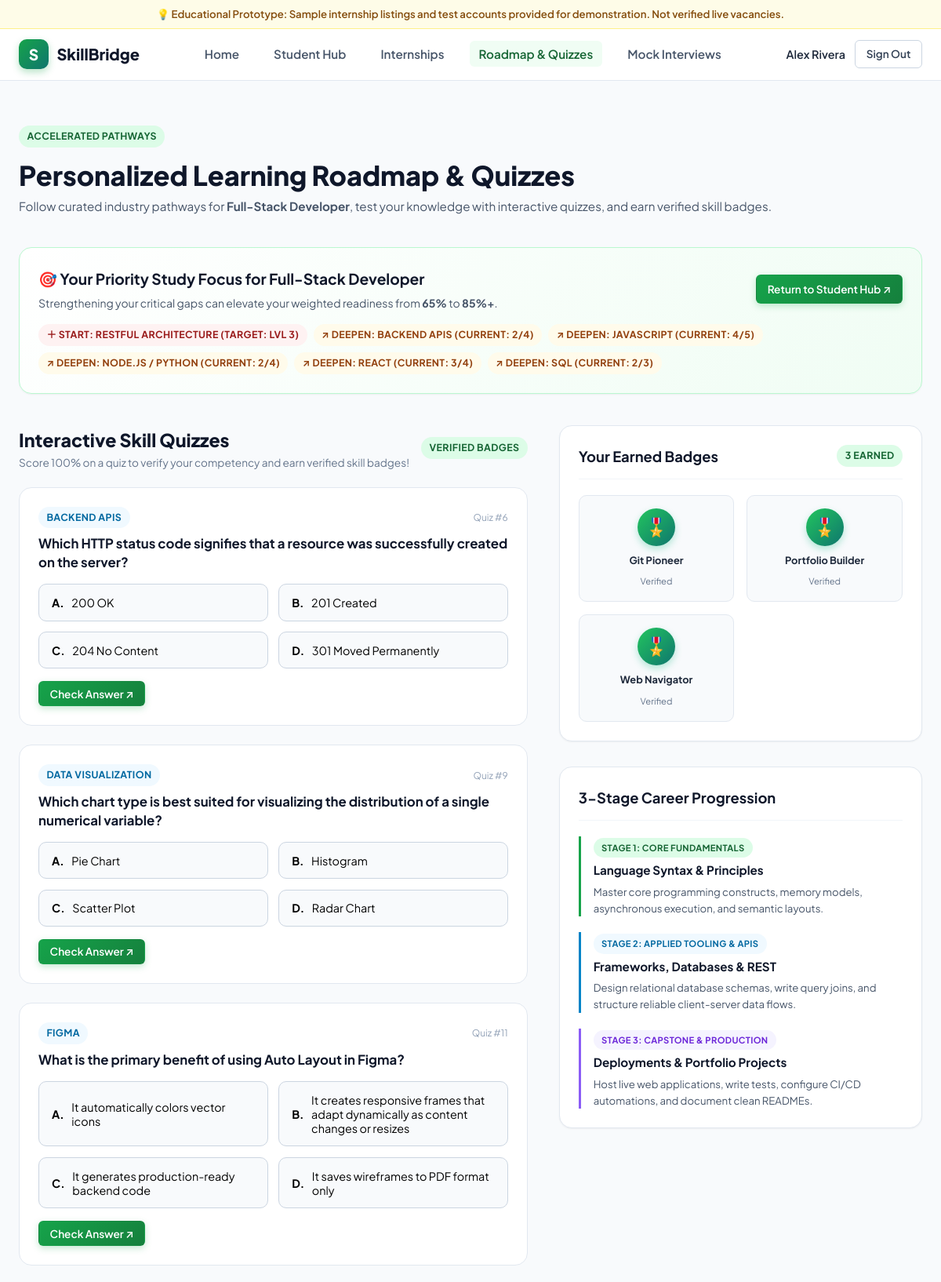
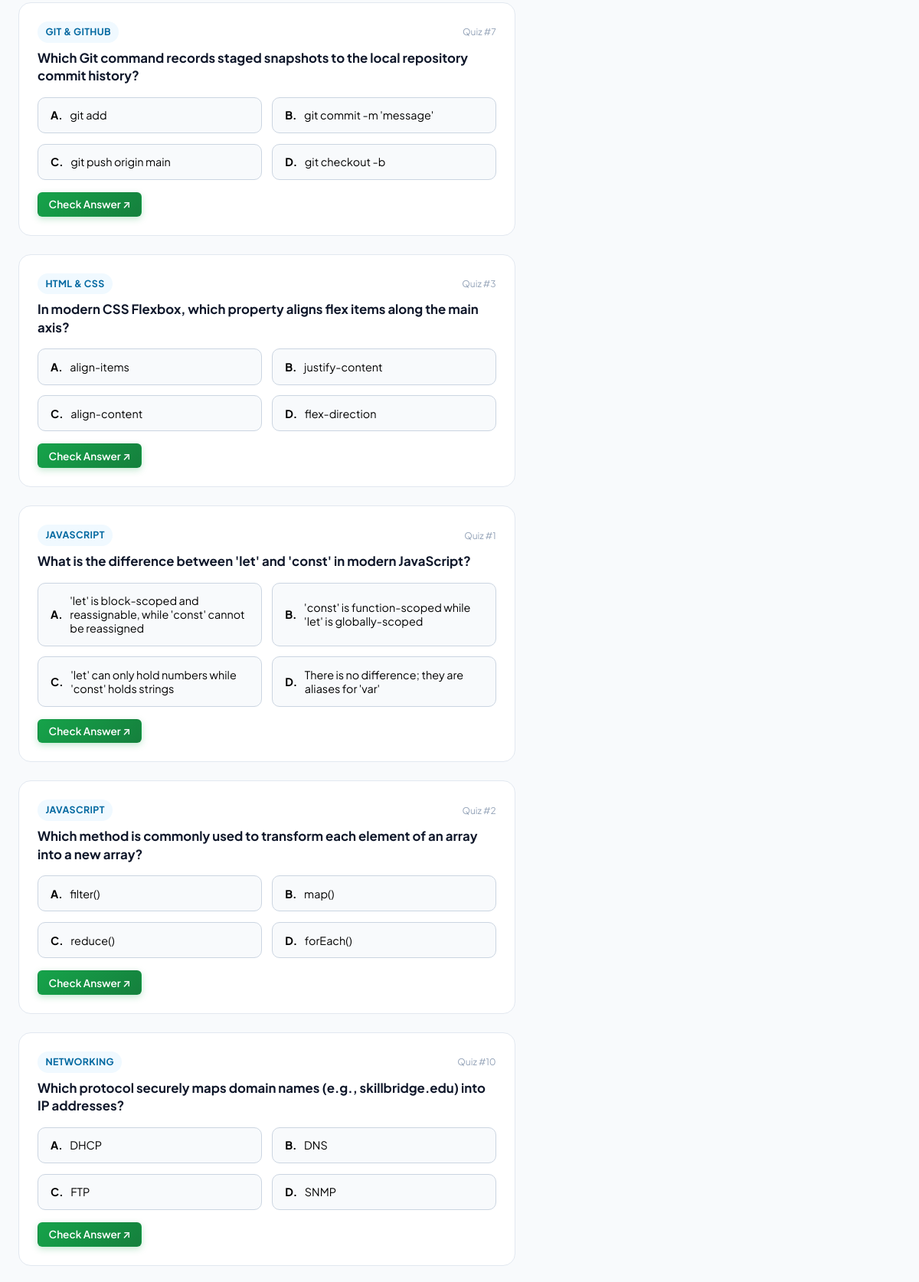
The page /learning (signed in, upper part) on the database its author committed (2 pictures, top to bottom).
### tables this page shows
CREATE TABLE users (
        id INTEGER PRIMARY KEY AUTOINCREMENT,
        name TEXT NOT NULL,
        email TEXT UNIQUE NOT NULL,
        password_hash TEXT NOT NULL,
        role TEXT DEFAULT 'student',
        headline TEXT,
        education TEXT,
        institution TEXT,
        graduation_year TEXT,
        target_role TEXT DEFAULT 'Full-Stack Developer',
        bio TEXT,
        github_url TEXT,
        linkedin_url TEXT,
        created_at TIMESTAMP DEFAULT CURRENT_TIMESTAMP
    );

CREATE TABLE job_roles (
        id INTEGER PRIMARY KEY AUTOINCREMENT,
        title TEXT UNIQUE NOT NULL,
        category TEXT NOT NULL,
        description TEXT NOT NULL,
        demand_level TEXT DEFAULT 'High',
        avg_stipend TEXT DEFAULT '₹15,000 - ₹35,000 / mo',
        icon TEXT DEFAULT 'code'
    );

CREATE TABLE role_skills (
        id INTEGER PRIMARY KEY AUTOINCREMENT,
        role_id INTEGER NOT NULL,
        skill_name TEXT NOT NULL,
        required_level INTEGER NOT NULL DEFAULT 3,
        weight INTEGER NOT NULL DEFAULT 3,
        category TEXT DEFAULT 'Technical',
        FOREIGN KEY (role_id) REFERENCES job_roles(id) ON DELETE CASCADE,
        UNIQUE(role_id, skill_name)
    );

CREATE TABLE skill_quizzes (
        id INTEGER PRIMARY KEY AUTOINCREMENT,
        skill_name TEXT NOT NULL,
        question TEXT NOT NULL,
        option_a TEXT NOT NULL,
        option_b TEXT NOT NULL,
        option_c TEXT NOT NULL,
        option_d TEXT NOT NULL,
        correct_option TEXT NOT NULL,
        explanation TEXT
    );

CREATE TABLE user_badges (
        id INTEGER PRIMARY KEY AUTOINCREMENT,
        user_id INTEGER NOT NULL,
        badge_name TEXT NOT NULL,
        badge_icon TEXT NOT NULL,
        description TEXT NOT NULL,
        earned_at TIMESTAMP DEFAULT CURRENT_TIMESTAMP,
        FOREIGN KEY (user_id) REFERENCES users(id) ON DELETE CASCADE,
        UNIQUE(user_id, badge_name)
    );

### app.py (the view)
@app.route('/learning')
@login_required
def learning():
    user = query_db("SELECT * FROM users WHERE id = ?", [session['user_id']], one=True)
    target_role_title = user['target_role'] or 'Full-Stack Developer'
    target_role = query_db("SELECT * FROM job_roles WHERE title = ?", [target_role_title], one=True)
    user_skills_raw = query_db("SELECT * FROM user_skills WHERE user_id = ?", [session['user_id']])
    user_skills_dict = {row['skill_name']: row['proficiency_level'] for row in user_skills_raw}
    analysis = calculate_readiness(user_skills_dict, target_role['id'] if target_role else 1)
    all_resources = query_db("SELECT * FROM learning_resources ORDER BY skill_name ASC, difficulty ASC")
    quizzes = query_db("SELECT id, skill_name, question, option_a, option_b, option_c, option_d FROM skill_quizzes ORDER BY skill_name ASC")
    badges = query_db("SELECT * FROM user_badges WHERE user_id = ? ORDER BY earned_at DESC", [session['user_id']])
    milestones = query_db("SELECT * FROM skill_milestones WHERE user_id = ? ORDER BY completed ASC", [session['user_id']])
    return render_template(
        'learning.html',
        user=user,
        target_role=target_role,
        analysis=analysis,
        resources=all_resources,
        quizzes=quizzes,
        badges=badges,
        milestones=milestones
    )

### app.py (called while the page is built)
@app.teardown_appcontext
def close_connection(exception):
    db = getattr(g, '_database', None)
    if db is not None:
        db.close()

@app.context_processor
def inject_user_and_roles():
    current_user = None
    if 'user_id' in session:
        current_user = query_db(
            "SELECT id, name, email, role, target_role, headline FROM users WHERE id = ?",
            [session['user_id']], one=True
        )
    roles = query_db("SELECT id, title, category, icon FROM job_roles ORDER BY title ASC")
    return {
        'current_user': current_user,
        'all_roles': roles
    }

def login_required(f):
    @wraps(f)
    def decorated_function(*args, **kwargs):
        if 'user_id' not in session:
            flash("Please sign in to access this page.", "warning")
            return redirect(url_for('login', next=request.url))
        return f(*args, **kwargs)
    return decorated_function

### database.py (called while the page is built)
def get_db():
    db = getattr(g, '_database', None)
    if db is None:
        db = g._database = sqlite3.connect(DATABASE)
        db.row_factory = sqlite3.Row
        db.execute("PRAGMA foreign_keys = ON")
    return db

def query_db(query, args=(), one=False):
    cur = get_db().execute(query, args)
    rv = cur.fetchall()
    cur.close()
    return (rv[0] if rv else None) if one else rv

### templates/learning.html (shortened to what this page needs)
{% extends "base.html" %}
{% block content %}
<div class="container" style="padding-top: 2.5rem; padding-bottom: 4rem;">
  <div style="margin-bottom: 2.5rem;">
    <span class="badge badge-green" style="margin-bottom: 0.5rem;">Accelerated Pathways</span>
    <h1 style="font-size: 2.15rem; font-weight: 800; color: var(--slate-900);">
      Personalized Learning Roadmap & Quizzes
    </h1>
    <p style="color: var(--slate-600); font-size: 0.95rem;">
      Follow curated industry pathways for <b>{{ target_role.title }}</b>, test your knowledge with interactive quizzes, and earn verified skill badges.
    </p>
  </div>
  <div class="card" style="margin-bottom: 2.5rem; border-color: var(--primary-200); background: linear-gradient(135deg, white, var(--primary-50));">
    <div style="display: flex; justify-content: space-between; align-items: center; flex-wrap: wrap; gap: 1rem;">
      <div>
        <h3 style="font-size: 1.2rem; color: var(--slate-900); font-weight: 700; margin-bottom: 0.25rem;">
          🎯 Your Priority Study Focus for {{ target_role.title }}
        </h3>
        <p style="font-size: 0.875rem; color: var(--slate-600);">
          Strengthening your critical gaps can elevate your weighted readiness from <b>{{ analysis.readiness }}%</b> to <b>85%+</b>.
        </p>
      </div>
      <a href="{{ url_for('dashboard') }}" class="btn btn-primary btn-sm">
        Return to Student Hub ↗
      </a>
    </div>
    <div style="display: flex; gap: 0.5rem; flex-wrap: wrap; margin-top: 1rem;">
      {% for item in analysis.missing %}
        <span class="badge badge-red" style="font-size: 0.775rem;">＋ Start: {{ item.name }} (Target: Lvl {{ item.required }})</span>
      {% endfor %}
      {% for item in analysis.improve %}
        <span class="badge badge-amber" style="font-size: 0.775rem;">↗ Deepen: {{ item.name }} (Current: {{ item.current }}/{{ item.required }})</span>
      {% endfor %}
    </div>
  </div>
  <div style="display: grid; grid-template-columns: 1.4fr 1fr; gap: 2.5rem; align-items: flex-start;">
    <div>
      <div style="margin-bottom: 3rem;">
        <div style="display: flex; justify-content: space-between; align-items: center; margin-bottom: 1.25rem;">
          <div>
            <h2 style="font-size: 1.45rem; font-weight: 800; color: var(--slate-900);">
              Interactive Skill Quizzes
            </h2>
            <p style="font-size: 0.85rem; color: var(--slate-500);">
              Score 100% on a quiz to verify your competency and earn verified skill badges!
            </p>
          </div>
          <span class="badge badge-green">Verified Badges</span>
        </div>
        {% if quizzes %}
          {% for q in quizzes %}
            <div class="quiz-card" id="quizCard-{{ q.id }}">
              <div style="display: flex; justify-content: space-between; align-items: center; margin-bottom: 0.5rem;">
                <span class="badge badge-blue">{{ q.skill_name }}</span>
                <small style="color: var(--slate-400); font-size: 0.75rem;">Quiz #{{ q.id }}</small>
              </div>
              <h3 style="font-size: 1.05rem; font-weight: 700; color: var(--slate-900); margin-bottom: 1rem; line-height: 1.4;">
                {{ q.question }}
              </h3>
              <div class="quiz-options">
                <button type="button" class="quiz-option-btn" data-quiz="{{ q.id }}" data-option="A">
                  <b>A.</b> <span>{{ q.option_a }}</span>
                </button>
                <button type="button" class="quiz-option-btn" data-quiz="{{ q.id }}" data-option="B">
                  <b>B.</b> <span>{{ q.option_b }}</span>
                </button>
                <button type="button" class="quiz-option-btn" data-quiz="{{ q.id }}" data-option="C">
                  <b>C.</b> <span>{{ q.option_c }}</span>
                </button>
                <button type="button" class="quiz-option-btn" data-quiz="{{ q.id }}" data-option="D">
                  <b>D.</b> <span>{{ q.option_d }}</span>
                </button>
              </div>
              <div style="display: flex; justify-content: space-between; align-items: center; margin-top: 1rem;">
                <button type="button" class="btn btn-primary btn-sm submit-quiz-btn" data-quiz="{{ q.id }}">
                  Check Answer ↗
                </button>
              </div>
            </div>
          {% endfor %}
        {% endif %}
      </div>
    </div>
    <div style="display: flex; flex-direction: column; gap: 2rem;">
      <div class="card">
        <div class="card-header">
          <h2 class="card-title">Your Earned Badges</h2>
          <span class="badge badge-green">{{ badges|length }} Earned</span>
        </div>
        {% if badges %}
          <div class="badges-gallery">
            {% for b in badges %}
              <div class="badge-item" title="{{ b.description }}">
                <div class="badge-icon-circle">🎖️</div>
                <div class="badge-name">{{ b.badge_name }}</div>
                <small style="font-size: 0.7rem; color: var(--slate-500);">Verified</small>
              </div>
            {% endfor %}
          </div>
        {% else %}
          <div style="text-align: center; padding: 2rem; color: var(--slate-500);">
            <div style="font-size: 2rem; margin-bottom: 0.5rem;">🏅</div>
            <p style="font-size: 0.85rem;">Answer the quizzes on the left correctly to earn your first badges!</p>
          </div>
        {% endif %}
      </div>
      <div class="card">
        <div class="card-header">
          <h2 class="card-title">3-Stage Career Progression</h2>
        </div>
        <div style="display: flex; flex-direction: column; gap: 1.25rem;">
          <div style="border-left: 3px solid var(--primary-600); padding-left: 1rem;">
            <span class="badge badge-green" style="font-size: 0.7rem;">Stage 1: Core Fundamentals</span>
            <h4 style="font-size: 0.95rem; font-weight: 700; color: var(--slate-900); margin: 0.25rem 0;">Language Syntax & Principles</h4>
            <p style="font-size: 0.825rem; color: var(--slate-600);">Master core programming constructs, memory models, asynchronous execution, and semantic layouts.</p>
          </div>
          <div style="border-left: 3px solid #0284c7; padding-left: 1rem;">
            <span class="badge badge-blue" style="font-size: 0.7rem;">Stage 2: Applied Tooling & APIs</span>
            <h4 style="font-size: 0.95rem; font-weight: 700; color: var(--slate-900); margin: 0.25rem 0;">Frameworks, Databases & REST</h4>
            <p style="font-size: 0.825rem; color: var(--slate-600);">Design relational database schemas, write query joins, and structure reliable client-server data flows.</p>
          </div>
          <div style="border-left: 3px solid #8b5cf6; padding-left: 1rem;">
            <span class="badge badge-purple" style="font-size: 0.7rem;">Stage 3: Capstone & Production</span>
            <h4 style="font-size: 0.95rem; font-weight: 700; color: var(--slate-900); margin: 0.25rem 0;">Deployments & Portfolio Projects</h4>
            <p style="font-size: 0.825rem; color: var(--slate-600);">Host live web applications, write tests, configure CI/CD automations, and document clean READMEs.</p>
          </div>
        </div>
      </div>
    </div>
  </div>
</div>
{% endblock %}

### templates/base.html (shortened to what this page needs)
<!DOCTYPE html>
<html lang="en">
<head>
  <link rel="stylesheet" href="{{ url_for('static', filename='css/style.css') }}">
  <link rel="stylesheet" href="{{ url_for('static', filename='css/dashboard.css') }}">
</head>
<body>
  <div class="demo-banner">
    <span>💡 Educational Prototype: Sample internship listings and test accounts provided for demonstration. Not verified live vacancies.</span>
  </div>
  <header class="topbar">
    <a class="brand" href="{{ url_for('index') }}">
      <span class="brand-mark">S</span>
      <span>SkillBridge</span>
    </a>
    <nav>
      <ul class="nav-links" id="navLinks">
        <li><a href="{{ url_for('index') }}" class="{% if request.endpoint == 'index' %}active{% endif %}">Home</a></li>
        {% if current_user %}
          <li><a href="{{ url_for('dashboard') }}" class="{% if request.endpoint == 'dashboard' %}active{% endif %}">Student Hub</a></li>
          <li><a href="{{ url_for('internships_page') }}" class="{% if request.endpoint == 'internships_page' %}active{% endif %}">Internships</a></li>
          <li><a href="{{ url_for('learning') }}" class="{% if request.endpoint == 'learning' %}active{% endif %}">Roadmap & Quizzes</a></li>
          <li><a href="{{ url_for('interview_page') }}" class="{% if request.endpoint == 'interview_page' %}active{% endif %}">Mock Interviews</a></li>
        {% else %}
          <li><a href="{{ url_for('index') }}#how-it-works">How It Works</a></li>
          <li><a href="{{ url_for('index') }}#analyzer">Skill Gap Analyzer</a></li>
          <li><a href="{{ url_for('index') }}#opportunities">Internships</a></li>
        {% endif %}
      </ul>
    </nav>
    <div class="nav-actions">
      {% if current_user %}
        <div style="display: flex; align-items: center; gap: 0.75rem;">
          <span style="font-weight: 600; font-size: 0.9rem; color: var(--slate-800);">{{ current_user.name }}</span>
          <a href="{{ url_for('logout') }}" class="btn btn-secondary btn-sm">Sign Out</a>
        </div>
      {% else %}
        <a href="{{ url_for('login') }}" class="btn btn-secondary btn-sm">Sign In</a>
        <a href="{{ url_for('register') }}" class="btn btn-primary btn-sm">Get Started ↗</a>
      {% endif %}
    </div>
  </header>
  <main>
    {% block content %}{% endblock %}
  </main>
</body>
</html>

### static/dashboard.css (style rules this page uses)
.badges-gallery { display: grid; grid-template-columns: repeat(auto-fill, minmax(130px, 1fr)); gap: 1rem; text-align: center; }
.badge-item { background: var(--slate-50); border: 1px solid var(--slate-200); border-radius: var(--radius-md); padding: 1rem 0.5rem; display: flex; flex-direction: column; align-items: center; gap: 0.5rem; transition: var(--transition); }
.badge-icon-circle { width: 48px; height: 48px; border-radius: 50%; background: linear-gradient(135deg, var(--primary-500), var(--emerald-accent)); color: white; display: flex; align-items: center; justify-content: center; font-size: 1.4rem; box-shadow: 0 4px 10px rgba(16, 185, 129, 0.3); }
.badge-name { font-weight: 700; font-size: 0.8rem; color: var(--slate-800); }
.quiz-card { background: white; border: 1px solid var(--slate-200); border-radius: var(--radius-lg); padding: 1.5rem; margin-bottom: 1.5rem; }
.quiz-options { display: grid; grid-template-columns: 1fr 1fr; gap: 0.85rem; margin: 1rem 0; }
.quiz-option-btn { background: var(--slate-50); border: 1px solid var(--slate-300); border-radius: var(--radius-md); padding: 0.85rem 1rem; text-align: left; font-size: 0.9rem; cursor: pointer; transition: var(--transition); display: flex; align-items: center; gap: 0.6rem; }

### rows shown on the page
users: name "Alex Rivera"
job_roles: title "Full-Stack Developer"
role_skills: name "RESTFUL ARCHITECTURE", required "3"
role_skills: name "BACKEND APIS", current "2", required "4"
role_skills: name "JAVASCRIPT", current "4", required "5"
role_skills: name "NODE.JS / PYTHON", current "2", required "4"
role_skills: name "REACT", current "3", required "4"
role_skills: name "SQL", current "2", required "3"
skill_quizzes: skill_name "BACKEND APIS", id "6", question "Which HTTP status code signifies that a resource was successfully created on the server?", option_a "200 OK", option_b "201 Created", option_c "204 No Content", option_d "301 Moved Permanently"
skill_quizzes: skill_name "DATA VISUALIZATION", id "9", question "Which chart type is best suited for visualizing the distribution of a single numerical variable?", option_a "Pie Chart", option_b "Histogram", option_c "Scatter Plot", option_d "Radar Chart"
skill_quizzes: skill_name "FIGMA", id "11", question "What is the primary benefit of using Auto Layout in Figma?", option_a "It automatically colors vector icons", option_b "It creates responsive frames that adapt dynamically as content changes or resizes", option_c "It generates production-ready backend code", option_d "It saves wireframes to PDF format only"
skill_quizzes: skill_name "GIT & GITHUB", id "7", question "Which Git command records staged snapshots to the local repository commit history?", option_a "git add", option_b "git commit -m 'message'", option_c "git push origin main", option_d "git checkout -b"
skill_quizzes: skill_name "HTML & CSS", id "3", question "In modern CSS Flexbox, which property aligns flex items along the main axis?", option_a "align-items", option_b "justify-content", option_c "align-content", option_d "flex-direction"
skill_quizzes: skill_name "JAVASCRIPT", id "1", question "What is the difference between 'let' and 'const' in modern JavaScript?", option_a "'let' is block-scoped and reassignable, while 'const' cannot be reassigned", option_b "'const' is function-scoped while 'let' is globally-scoped", option_c "'let' can only hold numbers while 'const' holds strings", option_d "There is no difference; they are aliases for 'var'"
skill_quizzes: skill_name "JAVASCRIPT", id "2", question "Which method is commonly used to transform each element of an array into a new array?", option_a "filter()", option_b "map()", option_c "reduce()", option_d "forEach()"
skill_quizzes: skill_name "NETWORKING", id "10", question "Which protocol securely maps domain names (e.g., skillbridge.edu) into IP addresses?", option_a "DHCP", option_b "DNS", option_c "FTP", option_d "SNMP"
user_badges: badge_name "Git Pioneer"
user_badges: badge_name "Portfolio Builder"
user_badges: badge_name "Web Navigator"

### other values the page prints
{{ analysis.readiness }} "65"
{{ badges|length }} "3"
